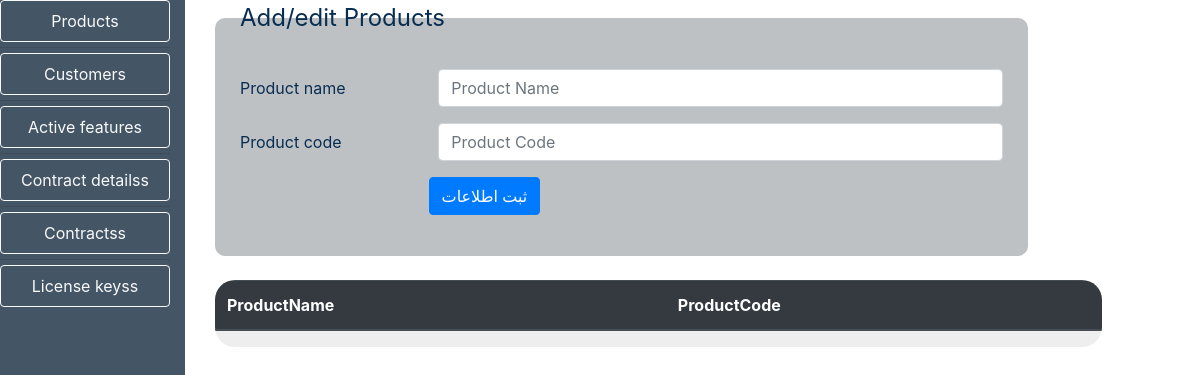
/products/, run on an earlier commit of the app's database.
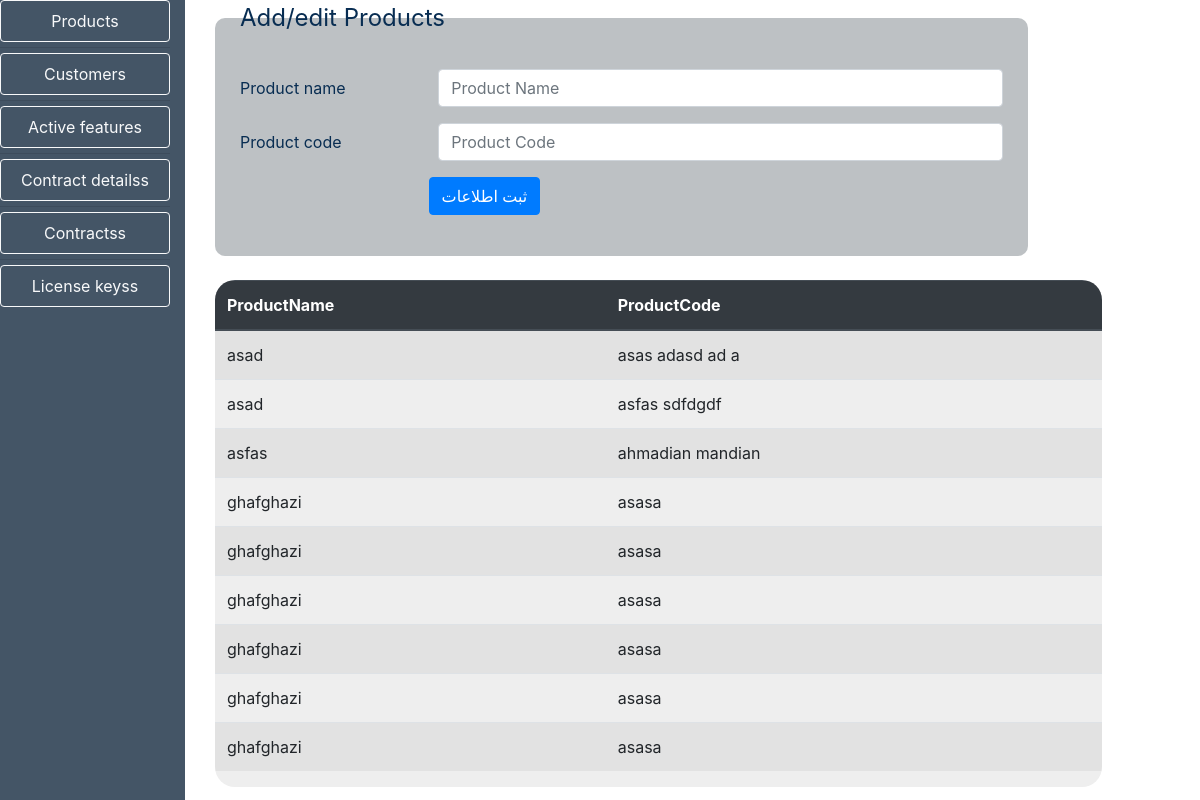
And on a later commit of the database.
### app1/models.py (models this page shows)
class Products(models.Model):
    product_name = models.CharField(max_length=200)
    product_code = models.CharField(max_length=200)

### app1/views.py (the view, shortened to what this page needs)
# urls.py: re_path(r'^products/$', views.products, name='products'),
def products(request):
    list = models.Products.objects.all()
    fields = ['ProductName','ProductCode']
    con ={'list':list,'fields':fields,'table_name':'Add/edit Products'}
    form = forms.Productform()
    con['form']=form
    return render(request, 'app1/product.html',con)

### app1/forms.py
class Productform(forms.ModelForm):
    class Meta:
        model = models.Products
        fields = '__all__'
        labels = {'ProductName': 'Product Name',
                    'ProductCode':'Product Code'}
        widgets = {
            'product_name': forms.TextInput(
                        attrs={'class': 'form-control',
                                'placeholder':'Product Name'}),
            'product_code': forms.TextInput(
                        attrs={'class': 'form-control',
                                'placeholder':'Product Code'}),
        }

### app1/templates/app1/product.html (shortened to what this page needs)
{% extends "app1/base1.html" %}
{% block content %}
<form action="{% url 'app1:products' %}" method="post">
  <fieldset class="col-11" style="background-color:#bdc1c4;color:#082d52;padding:25px; border-radius:10px;">
    <legend>{{table_name}}</legend>
    {% for i in form %}
      <div class="form-group row">
        <label class="col-sm-3 col-form-label" for="id_{{i.label}}">{{i.label}}</label>
        <div class="col-sm-9">
          {{ i }}
        </div>
      </div>
    {%endfor%}
    <div class="form-group row">
    <div class="col-sm-5">
      <button type="submit" class="btn btn-primary" style="float:right;">ثبت اطلاعات</button>
    </div>
    </div>
    </fieldset>
</form>
<br>
<div class="" style="background-color:#eee;border-radius:20px;overflow:hidden;">
<table class="table table-striped">
  <thead class="thead-dark">
    <tr>
      {%for i in fields%}
        <th>{{i}}</th>
      {%endfor%}
    </tr>
  </thead>
  <tbody>
    {%for i in list%}
    <tr>
      <td>{{i.product_name}}</td>
      <td>{{i.product_code}}</td>
    </tr>
    {%endfor%}
  </tbody>
</table>
</div>
{% endblock %}

What changed in the data, as far as the page shows it:
now on this page (row unchanged): Products: product_name "asad", product_code "asas adasd ad a"
now on this page (row edited): Products: product_name "asad", product_code "asfas sdfdgdf"
now on this page (row edited): Products: product_name "asfas", product_code "ahmadian mandian"
now on this page (row edited): Products: product_name "ghafghazi", product_code "asasa"
now on this page (row edited): Products: product_name "ghafghazi", product_code "asasa"
now on this page (row edited): Products: product_name "ghafghazi", product_code "asasa"
added Products: product_name "ghafghazi", product_code "asasa"
added Products: product_name "ghafghazi", product_code "asasa"
added Products: product_name "ghafghazi", product_code "asasa"
